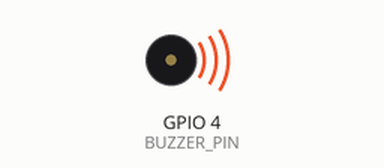
Recording of a program running on a simulated Raspberry Pi (BCM pin numbers). Shown: buzzer (waves = sounding). At 15.0 s the program stops and its outputs stay as they are.

Above: at 0.1 s.
At 15.1 s:
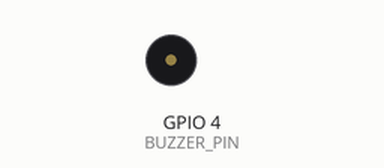
Timing chart, 0 to 16.5 s (numbered marks = the images above):
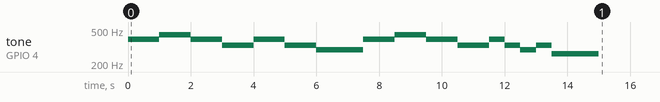

Measured:
- by itself, tone on GPIO 4 (BUZZER_PIN): plays 392 Hz for 1.0 s, 440 Hz for 1.0 s, 392 Hz for 1.0 s, 330 Hz for 1.0 s, 392 Hz for 1.0 s, 330 Hz for 1.0 s … (16 notes in this stretch)

The program:

piezo_buzzer.py
```python
import RPi.GPIO as GPIO
import time

BUZZER_PIN = 4

GPIO.setmode(GPIO.BCM)
GPIO.setup(BUZZER_PIN, GPIO.OUT)

pwm = GPIO.PWM(BUZZER_PIN, 1)
pwm.start(10)

melody = [392, 392, 440, 440, 392, 392, 330, 392, 392, 330, 330, 294, 392, 392, 440, 440, 392, 392, 330, 392, 330, 294, 330, 262]
stop = [0.5, 0.5, 0.5, 0.5, 0.5, 0.5, 1, 0.5, 0.5, 0.5, 0.5, 1.5, 0.5, 0.5, 0.5, 0.5, 0.5, 0.5, 1, 0.5, 0.5, 0.5, 0.5, 1.5]
try:
    for i in range(24):
        pwm.ChangeFrequency(melody[i])
        time.sleep(stop[i])

finally:
    pwm.stop()
    GPIO.cleanup()
```
